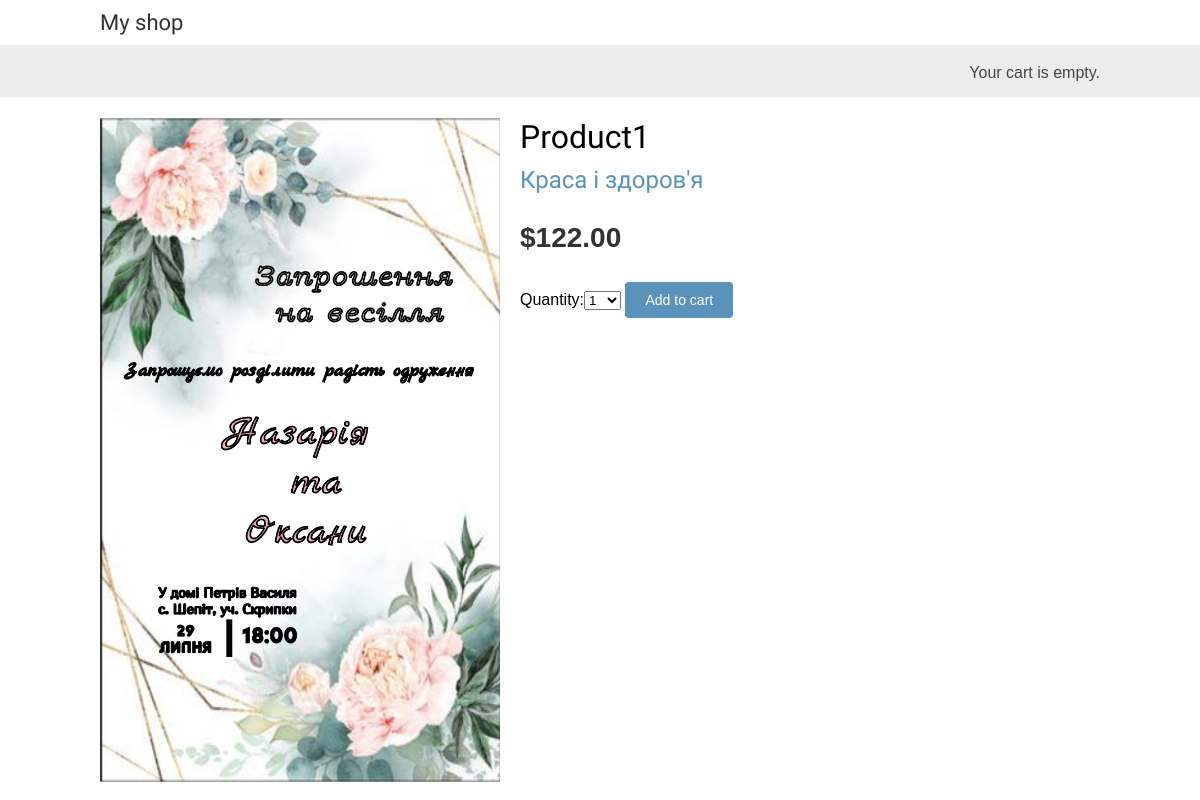
The app's page /1/product1/ with its own data.
### shop/models.py (models this page shows, shortened)
class Product(models.Model):
    category = models.ForeignKey(Category,
                                 related_name='products',
                                 on_delete=models.CASCADE)
    name = models.CharField(max_length=200, db_index=True)
    slug = models.SlugField(max_length=200, db_index=True)
    image = models.ImageField(upload_to='products/%Y/%m/%d',
                              blank=True)
    description = models.TextField(blank=True)
    price = models.DecimalField(max_digits=10, decimal_places=2)
    stock=models.PositiveIntegerField()
    available = models.BooleanField(default=True)
    created = models.DateTimeField(auto_now_add=True)
    updated = models.DateTimeField(auto_now=True)
    class Meta:
        ordering = ('name',)
        index_together = (('id', 'slug'),)

class Category(models.Model):
    name = models.CharField(max_length=200,
                            db_index=True)
    slug = models.SlugField(max_length=200,
                            unique=True)
    class Meta:
        ordering = ('name',)
        verbose_name = 'category'
        verbose_name_plural = 'categories'
    def __str__(self):
        return self.name
    def get_absolute_url(self):
            return reverse('shop:product_list_by_category',
                           args=[self.slug])

### shop/views.py (the view)
# urls.py: path('<int:id>/<slug:slug>/', views.product_detail,
def product_detail(request, id, slug):
    product = get_object_or_404(Product,
                                id=id,
                                slug=slug,
                                available=True)
    cart_product_form = CartAddProductForm()
    return render(request,
                  'shop/product/detail.html',
                  {'product': product,
                   'cart_product_form': cart_product_form})

### cart/forms.py
class CartAddProductForm(forms.Form):
    quantity = forms.TypedChoiceField(
                                choices=PRODUCT_QUANTITY_CHOICES,
                                coerce=int,
    )
    update = forms.BooleanField(required=False,
                                initial=False,
                                widget=forms.HiddenInput)

### cart/cart.py (called while the page is built)
    def __len__(self):
        return sum(item['quantity'] for item in self.cart.values())

### cart/context_processors.py (called while the page is built)
def cart(request):
    return {'cart': Cart(request)}

### shop/templates/shop/product/detail.html (shortened to what this page needs)
{% extends "shop/base.html" %}
{% load static %}
{% block content %}
  <div class="product-detail">
    <img src="{% if product.image %}{{ product.image.url }}{% else %}{% static "img/no_image.png" %}{% endif %}">
    <h1>{{ product.name }}</h1>
    <h2><a href="{{ product.category.get_absolute_url }}">{{ product.category }}</a></h2>
    <p class="price">${{ product.price }}</p>
    <form action="{% url "cart:cart_add" product.id %}" method="post">
      {{ cart_product_form }}
      <input type="submit" value="Add to cart">
    </form>
  </div>
{% endblock %}

### shop/static/css/base.css (style rules this page uses)
body { margin:0; padding:0; font-family:helvetica, sans-serif; }
h1, h2, h3, h4, h5 , h6 { font-family: 'Ubuntu', sans-serif; font-weight:normal; }
a { text-decoration:none; color:#5993bb; }
a.button, input[type="submit"] { color:#fff; background:#5993bb; border-radius:4px; padding:10px 20px; font-size:14px; border:0; }
.product-detail { text-align:justify; }
.product-detail .price { color:#333; font-size:28px; font-weight:bold; }
.product-detail img { width:40%; float:left; padding:0 20px 20px 0; }
.product-detail h1 { margin-bottom:0; }
.product-detail h2 { margin-top:10px; }

### records on screen
Product: image (picture), name "Product1", category "Краса і здоров'я", price "122.00"
